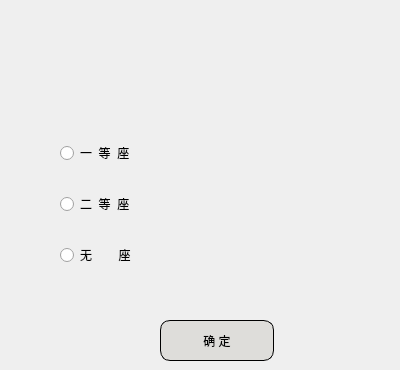
                      <widget class="QWidget" name="page">
                       <widget class="QWidget" name="verticalLayoutWidget_2">
                        <property name="geometry">
                         <rect>
                          <x>60</x>
                          <y>120</y>
                          <width>331</width>
                          <height>171</height>
                         </rect>
                        </property>
                        <layout class="QVBoxLayout" name="verticalLayout_5">
                         <item>
                          <widget class="QRadioButton" name="radioButton_change_seatlevel1">
                           <property name="styleSheet">
                            <string notr="true">QRadioButton{
	font: 18pt &quot;Noto Sans Brahmi&quot;;
}</string>
                           </property>
                           <property name="text">
                            <string>一  等  座</string>
                           </property>
                          </widget>
                         </item>
                         <item>
                          <widget class="QRadioButton" name="radioButton_change_seatlevel2">
                           <property name="styleSheet">
                            <string notr="true">QRadioButton{
	font: 18pt &quot;Noto Sans Brahmi&quot;;
}</string>
                           </property>
                           <property name="text">
                            <string>二  等  座</string>
                           </property>
                          </widget>
                         </item>
                         <item>
                          <widget class="QRadioButton" name="radioButton_change_seatlevel3">
                           <property name="styleSheet">
                            <string notr="true">QRadioButton{
	font: 18pt &quot;Noto Sans Brahmi&quot;;
}</string>
                           </property>
                           <property name="text">
                            <string>无        座</string>
                           </property>
                          </widget>
                         </item>
                        </layout>
                       </widget>
                       <widget class="QPushButton" name="Button_change_fromto_enter">
                        <property name="geometry">
                         <rect>
                          <x>160</x>
                          <y>320</y>
                          <width>114</width>
                          <height>41</height>
                         </rect>
                        </property>
                        <property name="styleSheet">
                         <string notr="true">QPushButton{
	border:1px solid;
	border-radius: 10px;
	background-color: rgb(222, 221, 218);
	font: 16pt &quot;Noto Sans Brahmi&quot;;
}

QPushButton:pressed{
	padding-top:3px;
	padding-left:3px;
}</string>
                        </property>
                        <property name="text">
                         <string>确 定</string>
                        </property>
                       </widget>
                      </widget>
